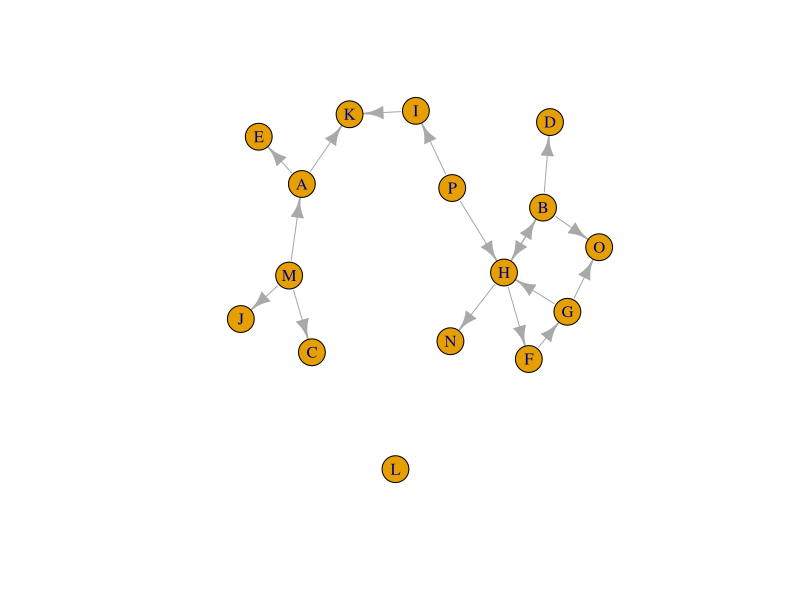
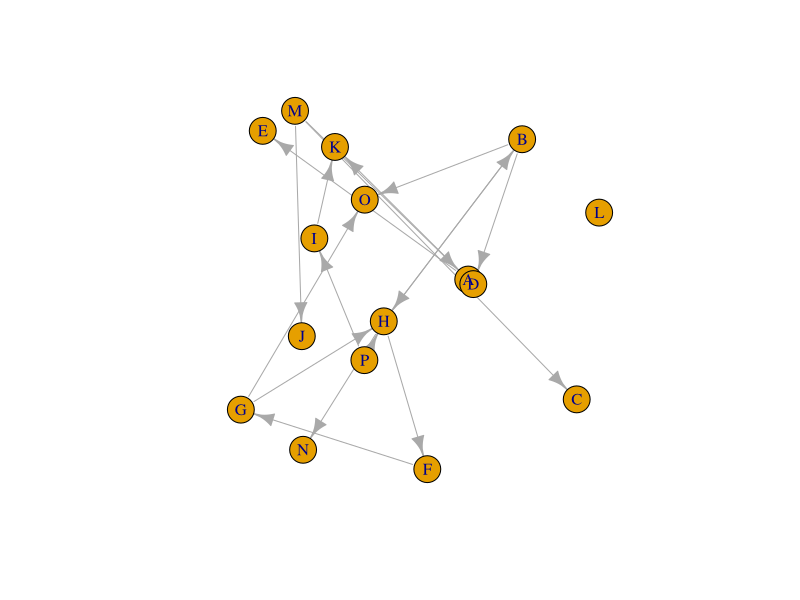
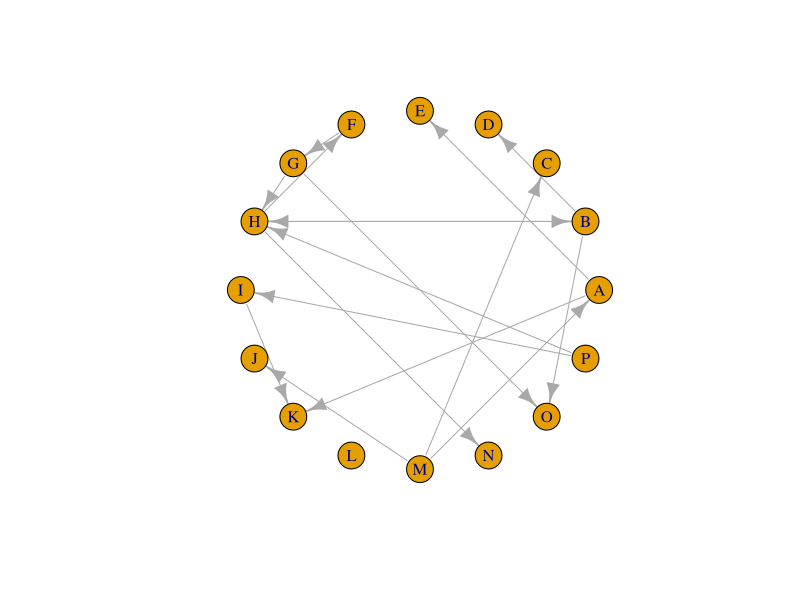
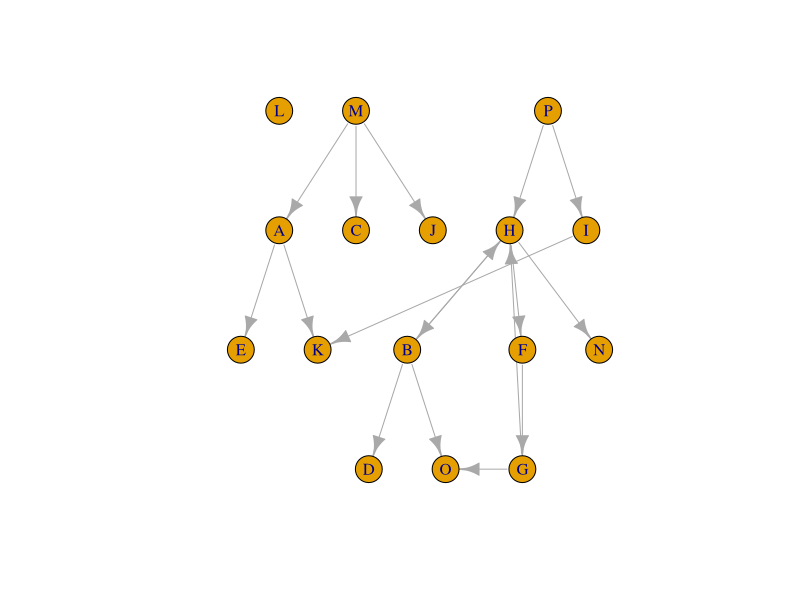
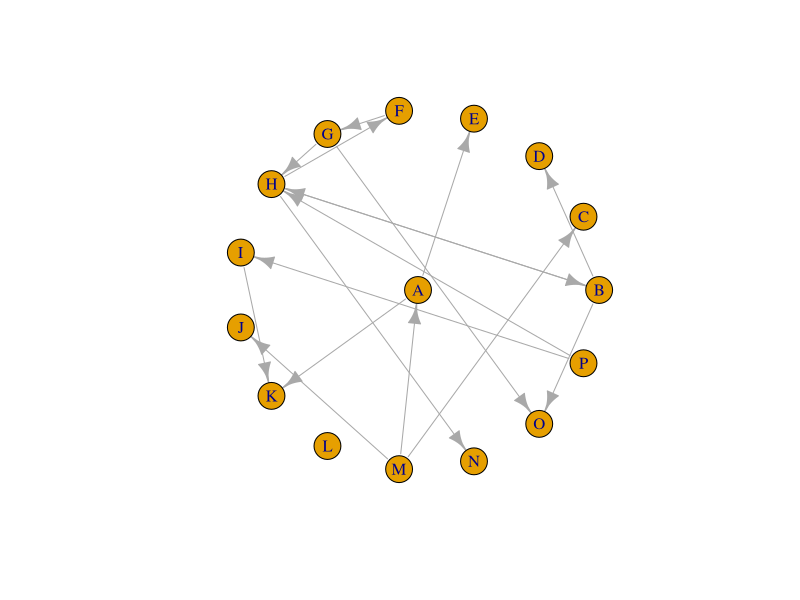
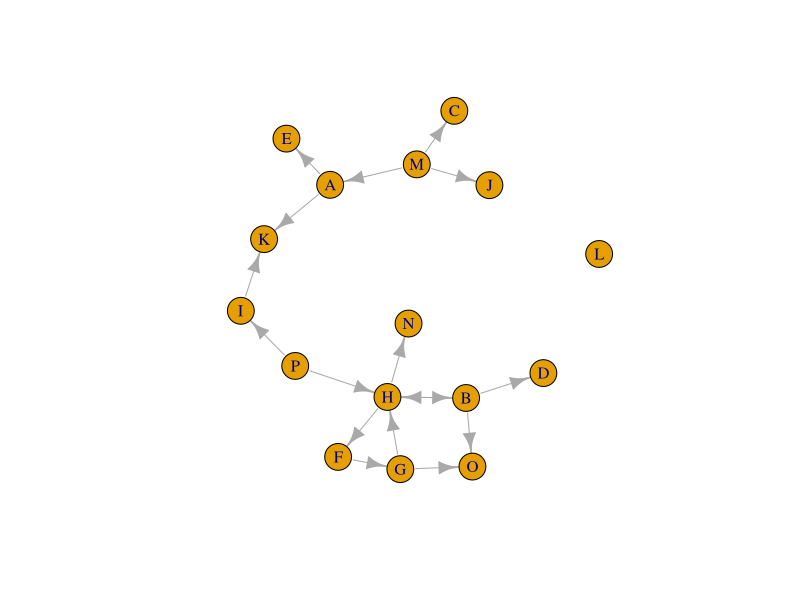
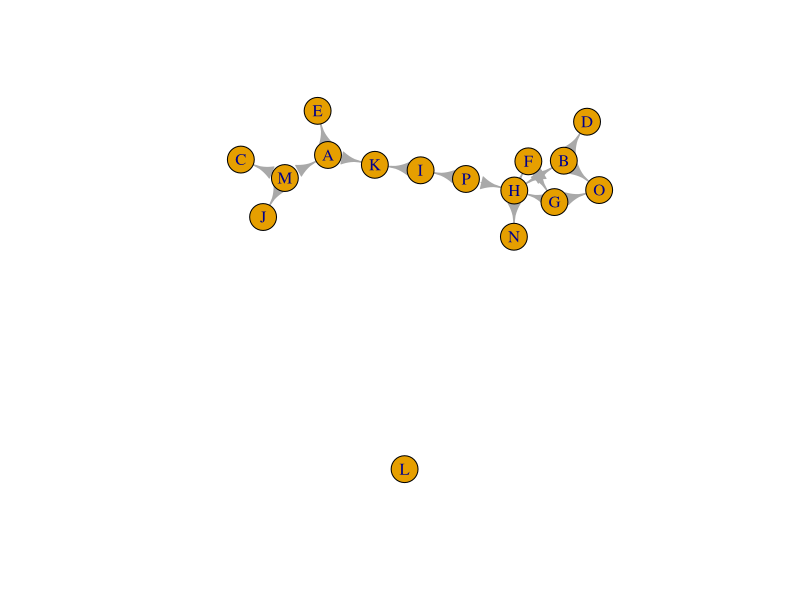
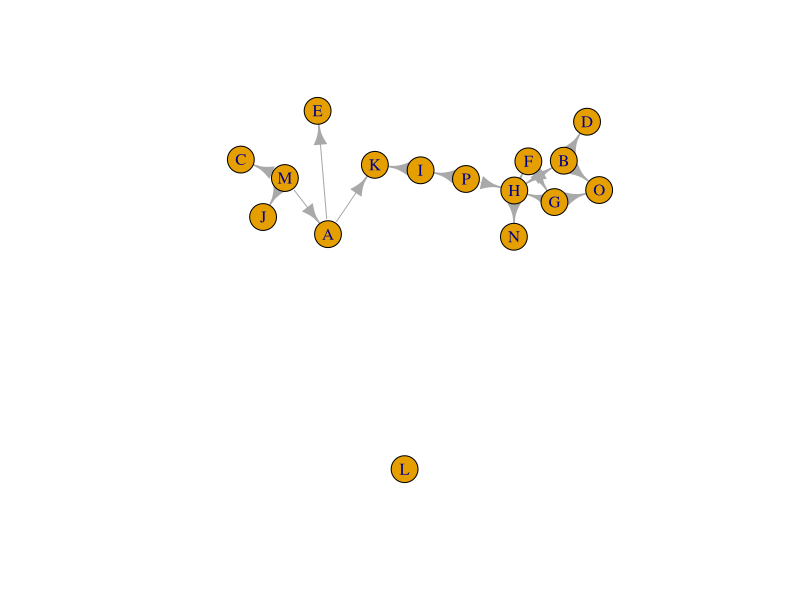

Here is the R script that generated these plots, in order:
########################################################################################################################
## SOCIAL NETWORKS (SOBA221, 2019-20)
## Chapter 7, Visualisation
## R script written by J. Luis Estevez (University of Groningen)
## Date: May 11th, 2020
########################################################################################################################

# 1. GENERAL INFORMATION

# In this script we will learn how to visualise networks using the package 'igraph'. Specifically, we will learn how to
# use different algorithms for network layouts, as well as how to embed both node and tie attributes.  The contents here 
# corresponds to chapter 7 of the book 'Analyzing Social Networks' (second edition, 2017), by Borgatti, Everett and 
# Johnson. 

library('igraph') # load the package 'igraph'

# 2. NETWORK LAYOUTS

# Network layout is how we want the nodes to be displayed in the graph. This allocation can be done in multiple ways,
# ranging from one having total control (assigning coordinates in the Cartesian plane (x, y) for each node by hand), to 
# completely at random. Most times, however, we will rely on some existing algorithm that arranges the nodes for us. 

# First, let us create a matrix
N <- 16 # Number of nodes in the network
names <- c('A', 'B', 'C', 'D', 'E', 'F', 'G', 'H', 'I', 'J', 'K', 'L', 'M', 'N', 'O', 'P') # Names of the nodes
set.seed(123) # for replication purposes
mtx <- matrix(data = rbinom(n = N^2, size = 1, prob = .08),
              nrow = N, ncol = N, byrow = TRUE, dimnames = list(names, names)) 
diag(mtx) <- NA # Removal of the diagonal

# And turn this matrix into an igraph-class object
grp <- graph_from_adjacency_matrix(mtx, mode = 'directed')

# If we just plot out igraph object (with no extra arguments), we obtain some 'nice' but apparently random layout 
plot(grp) # try running this same command several times

# What we often do is choosing a pre-existing algorithm with the argument 'layout'. Try the following algorithms:
plot(grp, layout = layout_randomly)
plot(grp, layout = layout_in_circle) # nodes forming a ring
plot(grp, layout = layout_as_tree) # interesting when there exists a hierarchical structure (e.g., who commands whom)
plot(grp, layout = layout_as_star) 
plot(grp, layout = layout_nicely) 
plot(grp, layout = layout_with_kk) 

# What all these algorithms above do is to generate a pair of coordinates for each node. We can obtain the exact 
# coordinates in the plane as follows:
layout_with_kk(grp) # the first column contains the x-coord (horizontal), the second column the y-coord (vertical)
coords <- layout_with_kk(grp)
coords[1,2] <- coords[1,2] - 1 # Ww can modify by hand the coordinates (node A goes one unit less vertically)
plot(grp, layout = coords)

# Saving coordinates comes in very handy when visualising network change
# Let's create two other graphs (say, these are the same network before but observed at time 2 and time 3)
mtx_2 <- mtx
mtx_3 <- mtx

# In mtx_2, I will only change the outdegree of 'L'. In mtx_3, I will change the indegree of 'L'
set.seed(123)
mtx_2['L',] <- rbinom(n = N, size = 1, prob = .1)  
mtx_3[,'L'] <- rbinom(n = N, size = 1, prob = .1) 
diag(mtx_2) <- NA
grp_2 <- graph_from_adjacency_matrix(mtx_2, mode = 'directed') 
diag(mtx_3) <- NA
grp_3 <- graph_from_adjacency_matrix(mtx_3, mode = 'directed') 

# Even using the same algorithm, the position of the nodes changes
plot(grp_2, layout = layout_nicely)
plot(grp_3, layout = layout_nicely)

# We cansave the layout of the first observation (for instance), and keep it for observations later on
mylayout <- layout_nicely(grp) 
par(mfrow = c(1,3), mar = rep(2,4)) # This is to show all networks in the same plot
plot(grp, layout = mylayout)
plot(grp_2, layout = mylayout)
plot(grp_3, layout = mylayout)

par(mfrow = c(1,1)) # back to one plot

# 3. NODE CHARACTERISTICS

# Let's create some dataset of node-level attributes
attr <- data.frame(names)
set.seed(123)
attr$gender <- sample(x = c('male', 'female'), size = N, replace = TRUE) # gender: dichotomous
attr$age <- round(rnorm(N, mean = 21, sd = 4), digits = 0) # age: quantitative 
attr$nation <- sample(x = c('ND', 'DE', 'UK'), size = N, replace = TRUE) # nation: categorical
attr$ideology <- sample(x = c('left', 'centre-left', 'centre', 'centre-right', 'right'), 
                        size = N, replace = TRUE) # ideology: scale

print(attr)

# 3.1. Qualitative attributes: shape, colour
plot(grp, layout = mylayout,
     vertex.shape = ifelse(attr$gender == 'female', 'circle', 'square')) # women circles, men squares
plot(grp, layout = mylayout,
     vertex.color = ifelse(attr$nation == 'ND', 'orange', # dutch orange
                           ifelse(attr$nation == 'DE', 'white', 'blue'))) # german white, belgian  
# We can combine both shape and colour
plot(grp, layout = mylayout,
     vertex.shape = ifelse(attr$gender == 'female', 'circle', 'square'),
     vertex.color = ifelse(attr$nation == 'ND', 'orange', 
                           ifelse(attr$nation == 'DE', 'white', 'blue'))) 

# 3.2. Quantitative attributes: size, colour-gradient
plot(grp, layout = mylayout,
     vertex.size = attr$age)

gradient <- colorRampPalette(c('red','blue')) # create a gradient between red (left) and blue (right)
gradient(5) # Our gradient with 5 breaks
plot(x = 1:5, y = rep(1, 5), pch = 19, cex = 8, col = gradient(5)) 

plot(grp, layout = mylayout,
     vertex.color = ifelse(attr$ideology == 'left', gradient(5)[1], 
                           ifelse(attr$ideology == 'centre-left', gradient(5)[2],
                                  ifelse(attr$ideology == 'centre', gradient(5)[3],
                                         ifelse(attr$ideology == 'centre-right', gradient(5)[4], gradient(5)[5])))))

# Other aspects: vertex.frame.color, vertex.label.color, etc.
plot(grp, layout = mylayout,
     vertex.color = ifelse(attr$ideology == 'left', gradient(5)[1], 
                           ifelse(attr$ideology == 'centre-left', gradient(5)[2],
                                  ifelse(attr$ideology == 'centre', gradient(5)[3],
                                         ifelse(attr$ideology == 'centre-right', gradient(5)[4], gradient(5)[5])))),
     vertex.label.color = 'white')

# 4. TIE CHARACTERISTICS

# 4.1. Directed / Undirected ties
# We need an undirected network
library(sna)
mtx_s <- symmetrize(mtx, rule = 'weak')
rownames(mtx_s) <- names
colnames(mtx_s) <- names

# Defined the igraph object as undirected
grp_s <- graph_from_adjacency_matrix(mtx_s, mode = 'undirected')
# Observe that the arrows (->) turned into (--)
grp
grp_s

# Now, when we plot, we see that the ties have no longer arrowheads
plot(grp_s, layout = mylayout)

# 4.2. Qualitative characteristics: colour, style (line type: solid, dashed, dotted)
# I will create a signed matrix (0, 1, -1)
mtx_sign <- mtx
mtx_sign[9:16,] <- mtx_sign[9:16,] * (-1)
mtx_sign

# Now I create an igraph object, with argument weighted = TRUE
grp_sign <- graph_from_adjacency_matrix(mtx_sign, mode = 'directed', weighted = TRUE, diag = FALSE)
grp
grp_sign
# We can see, the difference between grp and grp_sign is that we have now an edge attribute: weight (e/n)
E(grp_sign)$weight # And we can see the sign of the ties

# Now, let's add this information to our network visually
E(grp_sign)$color <- as.character(factor(E(grp_sign)$weight, levels = c(1, -1), labels = c('green', 'red')))
plot(grp_sign, layout = mylayout)

# We can also change the edge line type ($lty) in addition to the colour
E(grp_sign)$lty <- as.character(factor(E(grp_sign)$weight, levels = c(1, -1), labels = c('solid', 'dashed')))
plot(grp_sign, layout = mylayout)

# 4.3. Quantitative characteristics: width

# Let us create a valued matrix 
diag(mtx_s) <- 0
mtx_v <- mtx_s %*% mtx_s %*% mtx_s # this is a matrix of degree-three, using our undirected network above
diag(mtx_v) <- NA
mtx_v

grp_v <- graph_from_adjacency_matrix(mtx_v, mode = 'undirected', weighted = TRUE, diag = FALSE)
E(grp_v)$width <- E(grp_v)$weight # We add the weights as the width of the edges
plot(grp_v, layout = mylayout)

# Other aspects: edge labels, etc.
E(grp_v)$label <- E(grp_v)$weight 
plot(grp_v, layout = mylayout)
